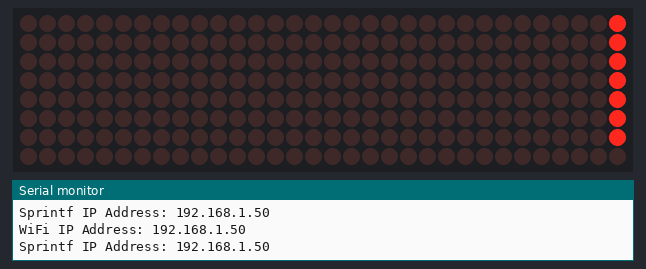
Recording of a sketch running on a simulated ESP8266 (NodeMCU). On the bench: 32×8 LED matrix, the last lines printed to the serial monitor. WiFi joins after 1.5 s; servers stay silent unless stated.

Above: at 2.7 s.
At 6.7 s:
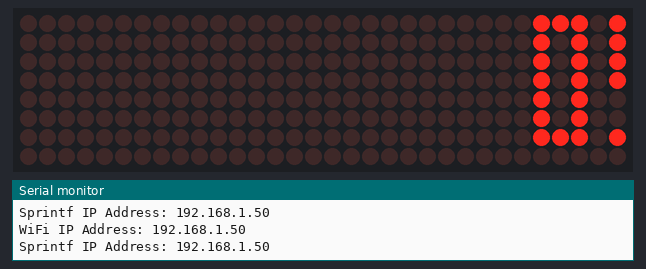
At 11.7 s:
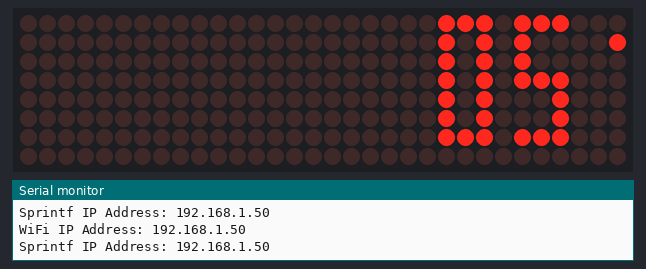
At 20.7 s:
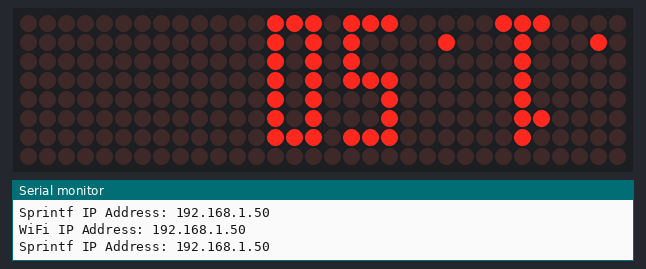
At 29.7 s:
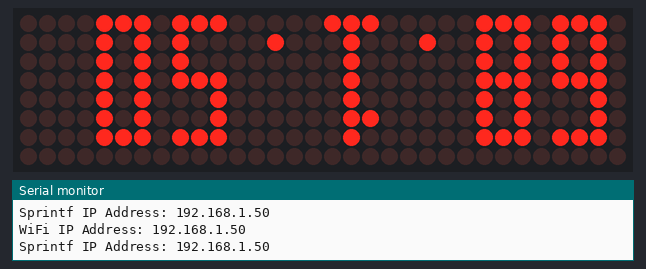
At 38.7 s:
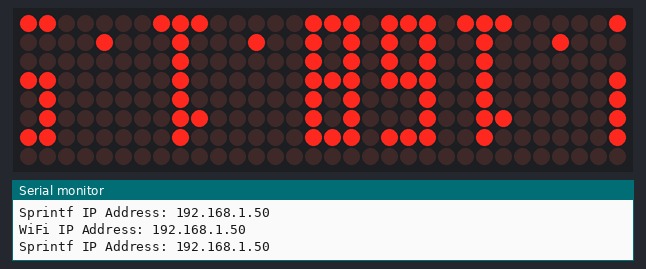

The sketch:

SKETCH6A.ino
```cpp
#include <ESP8266WiFiMulti.h>
#include <time.h>
#include <SPI.h>
#include <MD_MAX72xx.h>
#include <MD_Parola.h>
#include"Parola-3x7.h"


// MD_Parola Setup
#define HARDWARE_TYPE MD_MAX72XX::FC16_HW
#define MAX_DEVICES  4
#define CLK_PIN   14  // or SCK
#define DATA_PIN  13  // or MOSI
#define CS_PIN    15  // or SS
// MD_MAX72XX ledmx = MD_MAX72XX(HARDWARE_TYPE, DATA_PIN, CLK_PIN, CS_PIN, MAX_DEVICES);
MD_Parola pmx = MD_Parola(HARDWARE_TYPE, CS_PIN, MAX_DEVICES);
// We always wait a bit between updates of the display
#define  DELAYTIME  100  // in milliseconds


// Setup for wifiMulti
ESP8266WiFiMulti wifiMulti;
// WiFi connect timeout per AP. Increase when connecting takes longer.
const uint32_t connectTimeoutMs = 5000;
char ipaddrbuffer[20];


void setup(){
  Serial.begin(9600);

// LED Matrix Setup
  pmx.begin();
  pmx.setZoneEffect(0, true, PA_FLIP_LR);
  pmx.setZoneEffect(0, true, PA_FLIP_UD);
  pmx.setFont(0,parola_3x7);

  // Don't save WiFi configuration in flash - optional
  WiFi.persistent(false);

  Serial.println("\nESP8266 Initializing Multi WiFi\n");

  // Set WiFi to station mode
  WiFi.mode(WIFI_STA);

  // Register multi WiFi networks
  wifiMulti.addAP("CFC_Public", "");
  wifiMulti.addAP("PALAS", "xxxxxx");
  // wifiMulti.addAP("ssid_from_AP_3", "your_password_for_AP_3");

  if (wifiMulti.run(connectTimeoutMs) == WL_CONNECTED)
  {
    Serial.println("WiFi connected!");
    Serial.print("WiFi SSID: ");
    Serial.println(WiFi.SSID());
    sprintf(ipaddrbuffer,"%s",WiFi.localIP().toString().c_str());
    Serial.print("WiFi IP Address - ipaddrbuffer: ");
    Serial.println(ipaddrbuffer);
  }
  else
  {
    Serial.println("WiFi not connected!");
  }
  Serial.println("\n\n");
}

void loop()
{
    Serial.print("WiFi IP Address: ");
    Serial.println(WiFi.localIP());
    Serial.print("Sprintf IP Address: ");
    Serial.println(ipaddrbuffer);
    if(pmx.displayAnimate())
    {
      pmx.displayText(ipaddrbuffer,PA_CENTER,50,0,PA_SCROLL_LEFT,PA_SCROLL_LEFT);
      yield();
    }
    delay(1000);
}
```

Parola-3x7.h
```cpp
const MD_MAX72XX::fontType_t parola_3x7[] PROGMEM = {
    0, // char 0
    0, // char 1
    0, // char 2
    0, // char 3
    0, // char 4
    0, // char 5
    0, // char 6
    0, // char 7
    0, // char 8
    0, // char 9
    0, // char 10
    0, // char 11
    0, // char 12
    0, // char 13
    0, // char 14
    0, // char 15
    0, // char 16
    0, // char 17
    0, // char 18
    0, // char 19
    0, // char 20
    0, // char 21
    0, // char 22
    0, // char 23
    0, // char 24
    0, // char 25
    0, // char 26
    0, // char 27
    0, // char 28
    0, // char 29
    0, // char 30
    0, // char 31
    3, 0x0, 0x0, 0x0, // char 32 - " "
    3, 0x0, 0xbe, 0x0, // char 33 - "!"
    3, 0x0, 0x6, 0x0, // char 34 - """
    3, 0xfe, 0x28, 0xfe, // char 35 - "#"
    3, 0x5c, 0xd6, 0x74, // char 36 - "$"
    3, 0xc4, 0x30, 0x8c, // char 37 - "%"
    3, 0x74, 0x8a, 0x94, // char 38 - "&"
    3, 0x0, 0x6, 0x0, // char 39 - "'"
    3, 0x0, 0x7c, 0x82, // char 40 - "("
    3, 0x82, 0x7c, 0x0, // char 41 - ")"
    3, 0x28, 0x10, 0x28, // char 42 - "*"
    3, 0x10, 0x38, 0x10, // char 43 - "+"
    3, 0x0, 0x80, 0x40, // char 44 - ","
    3, 0x10, 0x10, 0x10, // char 45 - "-"
    3, 0x0, 0x40, 0x0, // char 46 - "."
    3, 0xc0, 0x30, 0xc, // char 47 - "/"
    3, 0xfe, 0x82, 0xfe, // char 48 - "0"
    3, 0x84, 0xfe, 0x80, // char 49 - "1"
    3, 0xf2, 0x92, 0x9e, // char 50 - "2"
    3, 0x82, 0x92, 0xfe, // char 51 - "3"
    3, 0x1e, 0x10, 0xfe, // char 52 - "4"
    3, 0x9e, 0x92, 0xf2, // char 53 - "5"
    3, 0xfe, 0x92, 0xf2, // char 54 - "6"
    3, 0x2, 0xe2, 0x1e, // char 55 - "7"
    3, 0xfe, 0x92, 0xfe, // char 56 - "8"
    3, 0x9e, 0x92, 0xfe, // char 57 - "9"
    3, 0x0, 0x28, 0x0, // char 58 - ":"
    3, 0x80, 0x50, 0x0, // char 59 - ";"
    3, 0x10, 0x28, 0x44, // char 60 - "<"
    3, 0x28, 0x28, 0x28, // char 61 - "="
    3, 0x44, 0x28, 0x10, // char 62 - ">"
    3, 0x4, 0xb2, 0x1c, // char 63 - "?"
    3, 0x7c, 0x92, 0x5c, // char 64 - "@"
    3, 0xfc, 0x22, 0xfc, // char 65 - "A"
    3, 0xfe, 0x92, 0x6c, // char 66 - "B"
    3, 0x7c, 0x82, 0x44, // char 67 - "C"
    3, 0xfe, 0x82, 0x7c, // char 68 - "D"
    3, 0xfe, 0x92, 0x82, // char 69 - "E"
    3, 0xfe, 0x12, 0x2, // char 70 - "F"
    3, 0x7c, 0x82, 0xe4, // char 71 - "G"
    3, 0xfe, 0x10, 0xfe, // char 72 - "H"
    3, 0x82, 0xfe, 0x82, // char 73 - "I"
    3, 0x42, 0x82, 0x7e, // char 74 - "J"
    3, 0xfe, 0x10, 0xee, // char 75 - "K"
    3, 0xfe, 0x80, 0x80, // char 76 - "L"
    3, 0xfe, 0x4, 0xfe, // char 77 - "M"
    3, 0xfe, 0x2, 0xfc, // char 78 - "N"
    3, 0x7c, 0x82, 0x7c, // char 79 - "O"
    3, 0xfe, 0x22, 0x1c, // char 80 - "P"
    3, 0x7c, 0xc2, 0xbc, // char 81 - "Q"
    3, 0xfe, 0x22, 0xdc, // char 82 - "R"
    3, 0x8c, 0x92, 0x62, // char 83 - "S"
    3, 0x2, 0xfe, 0x2, // char 84 - "T"
    3, 0x7e, 0x80, 0x7e, // char 85 - "U"
    3, 0xfe, 0x40, 0x3e, // char 86 - "V"
    3, 0xfe, 0x40, 0xfe, // char 87 - "W"
    3, 0xee, 0x10, 0xee, // char 88 - "X"
    3, 0x1e, 0xe0, 0x1e, // char 89 - "Y"
    3, 0xe2, 0x92, 0x8e, // char 90 - "Z"
    3, 0x0, 0xfe, 0x82, // char 91 - "["
    3, 0xc, 0x30, 0xc0, // char 92 - "\"
    3, 0x82, 0xfe, 0x0, // char 93 - "]"
    3, 0x4, 0x2, 0x4, // char 94 - "^"
    3, 0x80, 0x80, 0x80, // char 95 - "_"
    3, 0x2, 0x4, 0x0, // char 96 - "`"
    3, 0x40, 0xa8, 0xf0, // char 97 - "a"
    3, 0xfc, 0xa0, 0x40, // char 98 - "b"
    3, 0x70, 0x88, 0x50, // char 99 - "c"
    3, 0x40, 0xa0, 0xfc, // char 100 - "d"
    3, 0x70, 0xa8, 0xb0, // char 101 - "e"
    3, 0xf8, 0x24, 0x4, // char 102 - "f"
    3, 0x90, 0xa8, 0x70, // char 103 - "g"
    3, 0xfc, 0x20, 0xc0, // char 104 - "h"
    3, 0xa0, 0xe8, 0x80, // char 105 - "i"
    3, 0x40, 0x80, 0x74, // char 106 - "j"
    3, 0xf8, 0x20, 0xd8, // char 107 - "k"
    3, 0x84, 0xfc, 0x80, // char 108 - "l"
    3, 0xf8, 0x10, 0xf8, // char 109 - "m"
    3, 0xf8, 0x8, 0xf0, // char 110 - "n"
    3, 0x70, 0x88, 0x70, // char 111 - "o"
    3, 0xf8, 0x28, 0x10, // char 112 - "p"
    3, 0x10, 0x28, 0xf8, // char 113 - "q"
    3, 0xf8, 0x8, 0x10, // char 114 - "r"
    3, 0x10, 0xa8, 0x40, // char 115 - "s"
    3, 0x7c, 0x88, 0x80, // char 116 - "t"
    3, 0x78, 0x80, 0x78, // char 117 - "u"
    3, 0xf8, 0x40, 0x38, // char 118 - "v"
    3, 0xf8, 0x40, 0xf8, // char 119 - "w"
    3, 0xd8, 0x20, 0xd8, // char 120 - "x"
    3, 0x98, 0xa0, 0x78, // char 121 - "y"
    3, 0xc8, 0xa8, 0x98, // char 122 - "z"
    3, 0x10, 0xee, 0x82, // char 123 - "{"
    3, 0x0, 0xfe, 0x0, // char 124 - "|"
    3, 0x82, 0xee, 0x10, // char 125 - "}"
    3, 0x2, 0x4, 0x2, // char 126 - "~"
    3, 0x4, 0xa, 0x4, // char 127 - " "
    0, // char 128
    0, // char 129
    0, // char 130
    0, // char 131
    0, // char 132
    0, // char 133
    0, // char 134
    0, // char 135
    0, // char 136
    0, // char 137
    0, // char 138
    0, // char 139
    0, // char 140
    0, // char 141
    0, // char 142
    0, // char 143
    0, // char 144
    0, // char 145
    0, // char 146
    0, // char 147
    0, // char 148
    0, // char 149
    0, // char 150
    0, // char 151
    0, // char 152
    0, // char 153
    0, // char 154
    0, // char 155
    0, // char 156
    0, // char 157
    0, // char 158
    0, // char 159
    0, // char 160
    0, // char 161
    0, // char 162
    0, // char 163
    0, // char 164
    0, // char 165
    0, // char 166
    0, // char 167
    0, // char 168
    0, // char 169
    0, // char 170
    0, // char 171
    0, // char 172
    0, // char 173
    0, // char 174
    0, // char 175
    0, // char 176
    0, // char 177
    0, // char 178
    0, // char 179
    0, // char 180
    0, // char 181
    0, // char 182
    0, // char 183
    0, // char 184
    0, // char 185
    0, // char 186
    0, // char 187
    0, // char 188
    0, // char 189
    0, // char 190
    0, // char 191
    0, // char 192
    0, // char 193
    0, // char 194
    0, // char 195
    0, // char 196
    0, // char 197
    0, // char 198
    0, // char 199
    0, // char 200
    0, // char 201
    0, // char 202
    0, // char 203
    0, // char 204
    0, // char 205
    0, // char 206
    0, // char 207
    0, // char 208
    0, // char 209
    0, // char 210
    0, // char 211
    0, // char 212
    0, // char 213
    0, // char 214
    0, // char 215
    0, // char 216
    0, // char 217
    0, // char 218
    0, // char 219
    0, // char 220
    0, // char 221
    0, // char 222
    0, // char 223
    0, // char 224
    0, // char 225
    0, // char 226
    0, // char 227
    0, // char 228
    0, // char 229
    0, // char 230
    0, // char 231
    0, // char 232
    0, // char 233
    0, // char 234
    0, // char 235
    0, // char 236
    0, // char 237
    0, // char 238
    0, // char 239
    0, // char 240
    0, // char 241
    0, // char 242
    0, // char 243
    0, // char 244
    0, // char 245
    0, // char 246
    0, // char 247
    0, // char 248
    0, // char 249
    0, // char 250
    0, // char 251
    0, // char 252
    0, // char 253
    0, // char 254
    0, // char 255
};
```

Measured:
- what the display in image 0 shows lasts 1.0 s, from 2.6 s to 3.6 s
